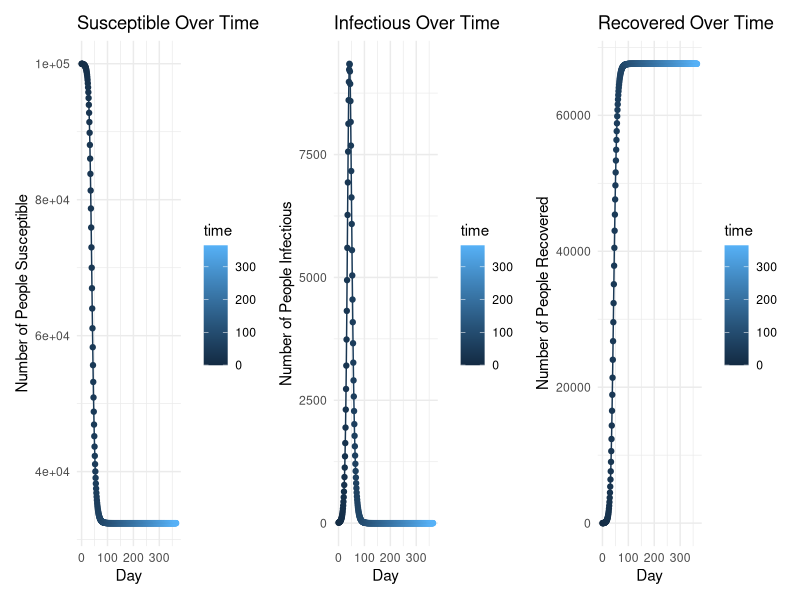

Reproduce this figure in R.
## ---- chunk 1
library(tidyverse)
library(deSolve)
library(patchwork)
## ---- chunk 2
knitr::opts_chunk$set(
        echo = TRUE,
        warning = FALSE,
  fig.width = 6,
  fig.asp = .6,
  out.width = "90%"
)

theme_set(theme_minimal() +theme(legend.position = "bottom"))

options(
  ggplot2.continuous.color = "viridis",
  ggplot2.continuous.fill = "viridis"
)

scale_color_discrete = scale_colour_viridis_d
scale_fill_discrete = scale_fill_viridis_d
## ---- chunk 3
SIR=function(t,state,parameters){
  with(as.list(c(state,parameters)),{
    # rate of change
    dS = -beta*S*I/N;
    dI= beta*S*I/N - gamma*I;
    dR = gamma*I;
    
    # return the rate of change
    list(c(dS, dI, dR))
  }) # end with(as.list...)
}
## ---- chunk 4
N=1e5; # population size
I0=10; # initial No. of Infectious people
S0=N-I0;  # initial No. of Susceptible people
R0=N-I0-S0 # initial No. of Recovered people
state=c(S=S0, I=I0, R=R0);  # store the initial conditions I & S together 
parameters=c(beta=.5,gamma=.3);  # store the model parameters, unit: per day

times=seq(0,100,by=1);  # set simulation time steps: 0 to 100 days here

# Step 3: call the ode function to generate the simulation
sim = ode(y=state,times=times,func=SIR,parms=parameters);
## ---- chunk 5
beta=.5; gamma=.3;
parameters=c(beta=beta,gamma=gamma)
times=seq(0,365,by=1)  # run for a year
state=c(S=S0,I=I0, R=R0)
sim=ode(y=state,times=times,func=SIR,parms=parameters)
## ---- chunk 6
susceptible = ggplot(sim, aes(x = time, y = S, color = time)) +
  geom_point() +
  geom_line() +
  labs(title = "Susceptible Over Time", 
       x = "Day", 
       y = "Number of People Susceptible") +
  theme_minimal()
## ---- chunk 7
infectious = ggplot(sim, aes(x = time, y = I, color = time)) +
  geom_point() +
  geom_line() +
  labs(title = "Infectious Over Time", 
       x = "Day", 
       y = "Number of People Infectious") +
  theme_minimal()
## ---- chunk 8
recovered = ggplot(sim, aes(x = time, y = R, color = time)) +
  geom_point() +
  geom_line() +
  labs(title = "Recovered Over Time", 
       x = "Day", 
       y = "Number of People Recovered") +
  theme_minimal()
## ---- chunk 9
susceptible + infectious + recovered
## ---- chunk 10

## ---- chunk 11
beta=.5; gamma=.3;
parameters=c(beta=beta,gamma=gamma)
times=seq(0,600,by=1) 
state=c(S=S0,I=I0, R=R0)
sim=ode(y=state,times=times,func=SIR,parms=parameters)
